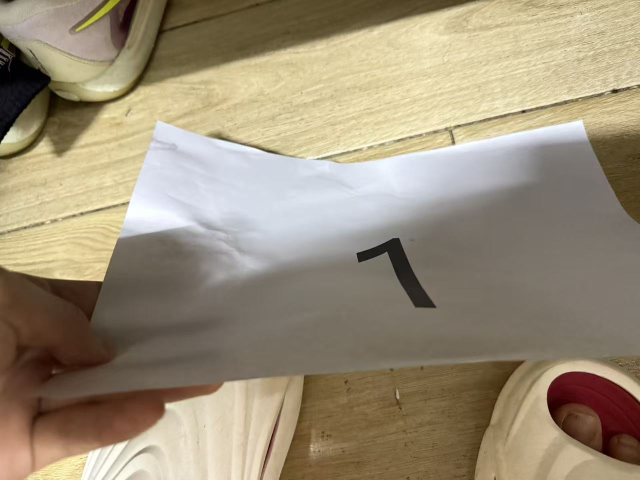
#> input picture 数字识别/原始标注样本/images/train/d1_203.jpg, 1280 x 960 px (shown at 1/2 size); its folder holds only this picture in this run
$ python -i label_digits.py   (imports and definitions only)
#> lines starting #> are read from the running program, lines starting #| are printed output that depends on the picture; after the words box and inside, x2 and y2 are one past the last pixel; in counts of white or black regions, pixels touching at a corner belong together
#> further down, picture is the input picture: shape (960, 1280, 3); mean B, G, R 120.1, 143, 155.7
# Auto-label digit cards: threshold dark digit on white paper, pick centered dark blob.
# Classes reviewed by eye; heavily rotated (>45 deg) shots are excluded from training.
import cv2
import numpy as np
import os
import math

SRC = os.path.dirname(os.path.dirname(os.path.abspath(__file__)))
VERIFY = os.path.join(SRC, "_verify")
# [1 line not run here, left out]

# filename number -> class id; None = exclude (digit lying on its side, no valid shape)
LABELS = {
    150: None, 151: None, 176: None, 177: 6, 178: 6, 179: 6,
    180: None, 181: None, 182: None, 183: 5, 184: 5, 185: 5, 186: 5,
    187: 4, 188: 4, 189: 4, 190: 4, 191: 4, 192: 4,
    193: 3, 194: 3, 195: None, 196: 3, 197: None,
    198: 2, 199: 2, 200: 2, 201: 2, 202: 2,
    203: 1, 204: 1, 205: None, 206: 1, 207: 1,
}


def imread_cn(path):
    return cv2.imdecode(np.fromfile(path, dtype=np.uint8), cv2.IMREAD_COLOR)


def imwrite_cn(path, img):
    cv2.imencode(".jpg", img)[1].tofile(path)


def find_digit_box(img):
    h, w = img.shape[:2]
#> h = 960; w = 1280
    gray = cv2.cvtColor(img, cv2.COLOR_BGR2GRAY)
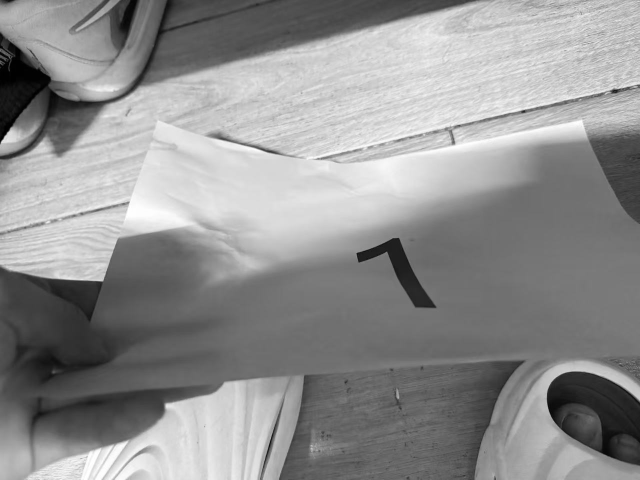
#> gray: shape (960, 1280) (shown at 1/2 size); min 0, max 255, mean 144.2
    kernel = cv2.getStructuringElement(cv2.MORPH_RECT, (9, 9))
    # lower thresholds handle dark paper shadows merging everything into one blob
    for threshold in (110, 90, 70):
        mask = (gray < threshold).astype(np.uint8) * 255
        mask = cv2.morphologyEx(mask, cv2.MORPH_CLOSE, kernel)
        contours, _ = cv2.findContours(mask, cv2.RETR_EXTERNAL, cv2.CHAIN_APPROX_SIMPLE)
        best, best_score = None, 0.0
        for c in contours:
            x, y, bw, bh = cv2.boundingRect(c)
            area = bw * bh / (w * h)
            if area < 0.003 or area > 0.20:
                continue
            dc = math.hypot((x + bw / 2 - w / 2) / w, (y + bh / 2 - h / 2) / h)
            score = math.sqrt(area) * math.exp(-(dc ** 2) / 0.08)
            if score > best_score:
                best_score, best = score, (x, y, bw, bh)
        if best is not None:
            break
#> this loop made 1 pass
#> pass 1, in find_digit_box, `mask = (gray < threshold).astype(np.uint8) * 255`:
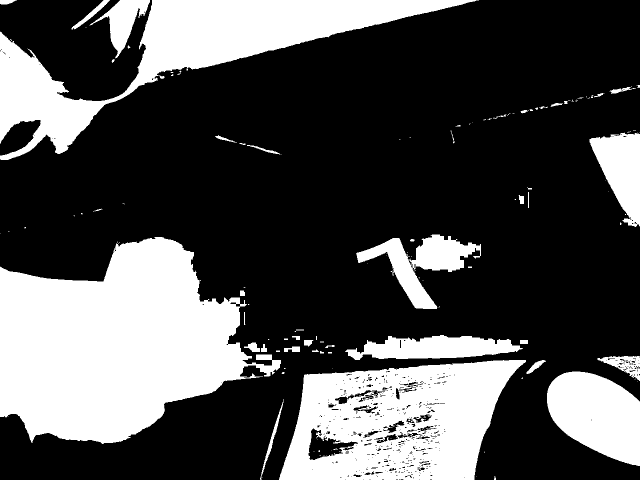
#> mask: shape (960, 1280) (shown at 1/2 size); 31% white; 153 white regions (102 under 20 px), largest, box (x1, y1, x2, y2) and area: (0, 474, 562, 888) 146603, (558, 720, 1052, 960) 80485, (0, 0, 958, 320) 80148
#> pass 1, in find_digit_box, `mask = cv2.morphologyEx(mask, cv2.MORPH_CLOSE, kernel)`:
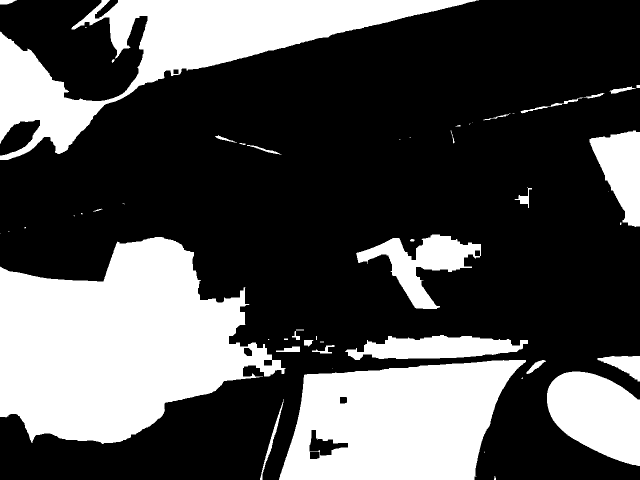
#> mask: shape (960, 1280) (shown at 1/2 size); 31.9% white; 52 white regions (20 under 20 px), largest, box (x1, y1, x2, y2) and area: (0, 474, 572, 888) 148897, (0, 0, 958, 320) 87428, (558, 720, 1052, 960) 86493
    if best is None:
        return None
    x, y, bw, bh = best
#> x = 712; y = 469; bw = 250; bh = 149
    pad = int(0.10 * max(bw, bh))
#> pad = 25
    x0 = max(0, x - pad); y0 = max(0, y - pad)
#> after `x0 = max(0, x - pad)`: x0 = 687
#> after `y0 = max(0, y - pad)`: y0 = 444
    x1 = min(w, x + bw + pad); y1 = min(h, y + bh + pad)
#> after `x1 = min(w, x + bw + pad)`: x1 = 987
#> after `y1 = min(h, y + bh + pad)`: y1 = 643
    return x0, y0, x1 - x0, y1 - y0


kept, skipped, failed = [], [], []
tiles = []
# [40 lines not run here, left out]

>>> import cv2
>>> picture = cv2.imread('../原始标注样本/images/train/d1_203.jpg')
>>> result = find_digit_box(picture)
#> result = (687, 444, 300, 199)

$ run again, on 数字识别/原始标注样本/images/train/d1_204.jpg
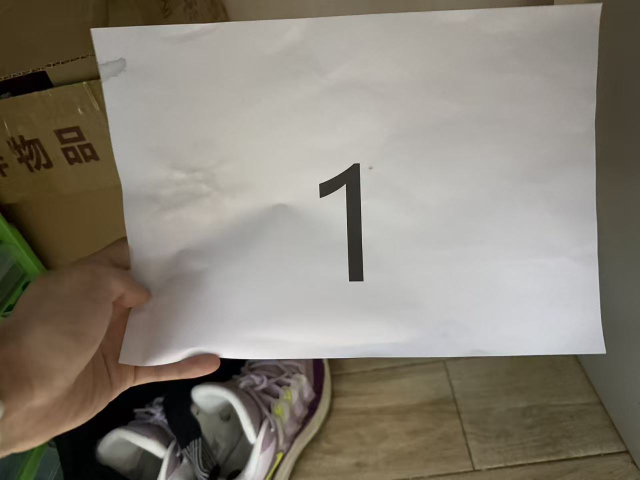
#> input picture 数字识别/原始标注样本/images/train/d1_204.jpg, 1280 x 960 px (shown at 1/2 size)
#> picture is the input picture: shape (960, 1280, 3); mean B, G, R 117.6, 129.1, 135.5
#> the loop in find_digit_box, `for threshold in (110, 90, 70):` made 2 passes
#> pass 1, in find_digit_box, `mask = cv2.morphologyEx(mask, cv2.MORPH_CLOSE, kernel)`:
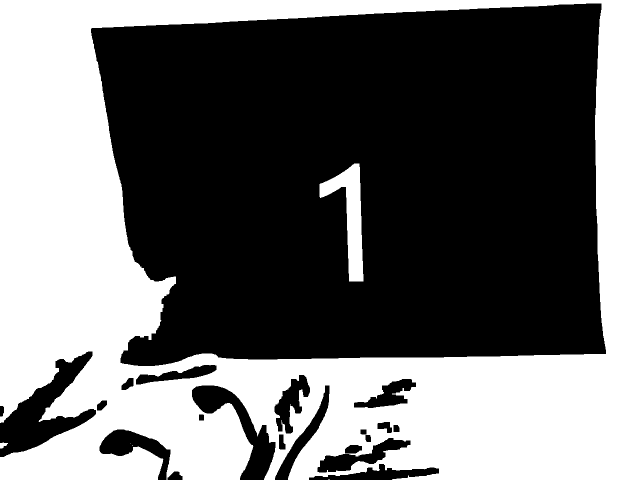
#> mask: shape (960, 1280) (shown at 1/2 size); 43.2% white; 6 white regions (3 under 20 px), largest, box (x1, y1, x2, y2) and area: (0, 0, 1280, 960) 522984, (639, 327, 727, 563) 8190, (0, 885, 16, 897) 123
#> pass 2, in find_digit_box, `mask = cv2.morphologyEx(mask, cv2.MORPH_CLOSE, kernel)`:
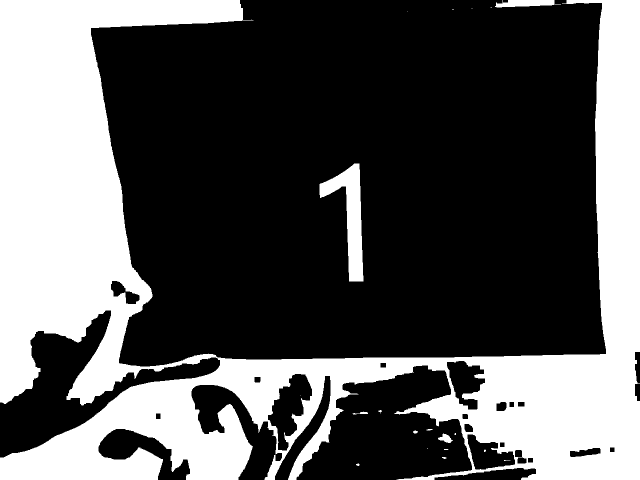
#> mask: shape (960, 1280) (shown at 1/2 size); 34.9% white; 20 white regions (10 under 20 px), largest, box (x1, y1, x2, y2) and area: (0, 0, 1280, 960) 418549, (639, 327, 727, 563) 8107, (990, 0, 1122, 15) 1365
#> x = 639; y = 327; bw = 88; bh = 236
#> pad = 23
#> x0 = 616
#> y0 = 304
#> x1 = 750
#> y1 = 586
#> result = (616, 304, 134, 282)

$ run again, on 数字识别/原始标注样本/images/train/d1_207.jpg
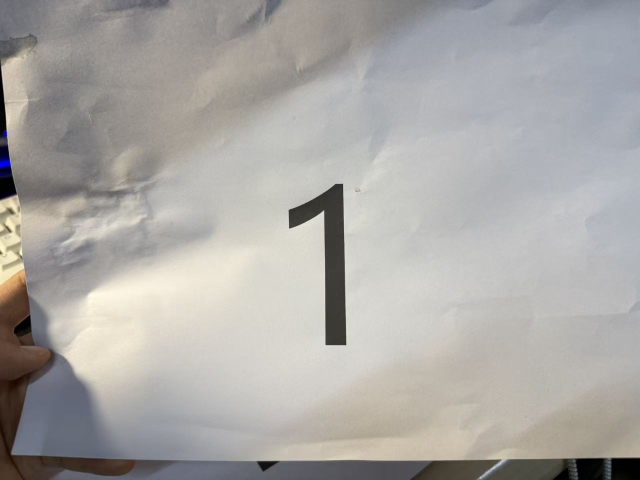
#> input picture 数字识别/原始标注样本/images/train/d1_207.jpg, 1280 x 960 px (shown at 1/2 size)
#> picture is the input picture: shape (960, 1280, 3); mean B, G, R 165.4, 168.4, 170.8
#> the loop in find_digit_box, `for threshold in (110, 90, 70):` made 1 pass
#> pass 1, in find_digit_box, `mask = (gray < threshold).astype(np.uint8) * 255`:
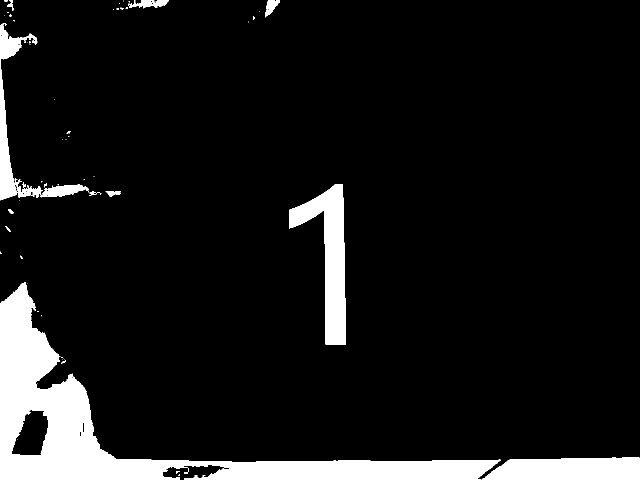
#> mask: shape (960, 1280) (shown at 1/2 size); 9.2% white; 66 white regions (48 under 20 px), largest, box (x1, y1, x2, y2) and area: (0, 564, 1001, 960) 75226, (578, 368, 692, 690) 15053, (963, 915, 1280, 960) 12389
#> pass 1, in find_digit_box, `mask = cv2.morphologyEx(mask, cv2.MORPH_CLOSE, kernel)`:
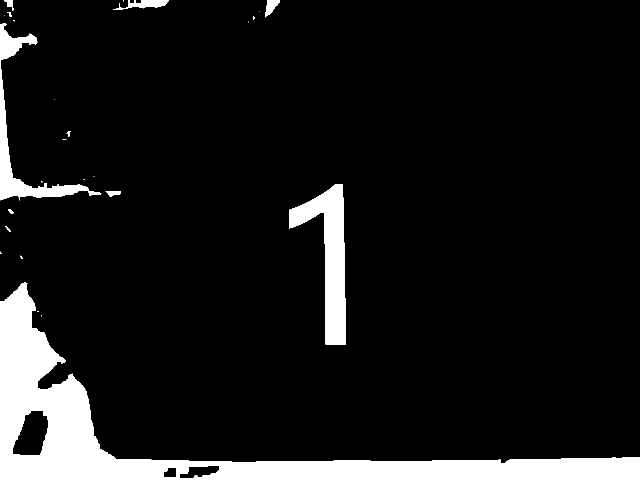
#> mask: shape (960, 1280) (shown at 1/2 size); 9.4% white; 26 white regions (15 under 20 px), largest, box (x1, y1, x2, y2) and area: (0, 564, 1280, 960) 89217, (578, 368, 692, 690) 15079, (0, 46, 203, 401) 9534
#> x = 578; y = 368; bw = 114; bh = 322
#> pad = 32
#> x0 = 546
#> y0 = 336
#> x1 = 724
#> y1 = 722
#> result = (546, 336, 178, 386)

$ run again, on 数字识别/原始标注样本/images/train/d2_198.jpg
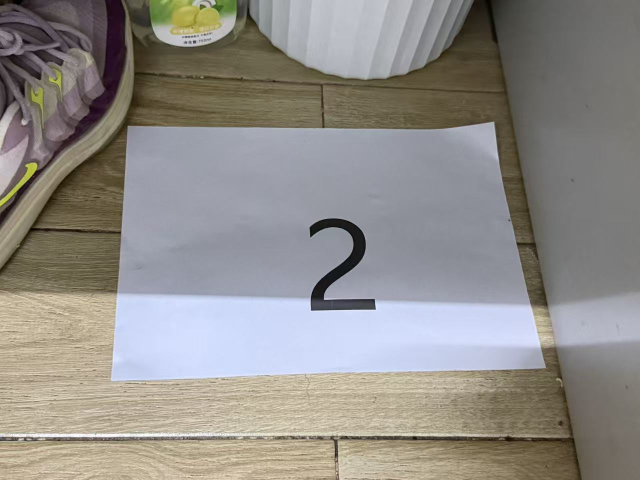
#> input picture 数字识别/原始标注样本/images/train/d2_198.jpg, 1280 x 960 px (shown at 1/2 size)
#> picture is the input picture: shape (960, 1280, 3); mean B, G, R 136.6, 141, 144.3
#> in find_digit_box, `gray = cv2.cvtColor(img, cv2.COLOR_BGR2GRAY)`:
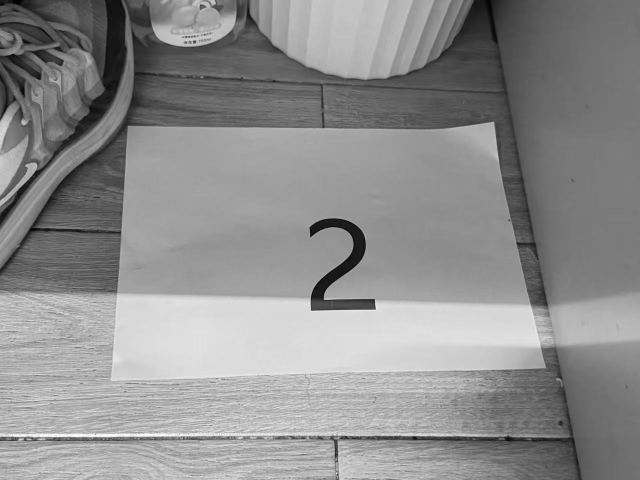
#> gray: shape (960, 1280) (shown at 1/2 size); min 0, max 255, mean 141.5
#> the loop in find_digit_box, `for threshold in (110, 90, 70):` made 1 pass
#> pass 1, in find_digit_box, `mask = cv2.morphologyEx(mask, cv2.MORPH_CLOSE, kernel)`:
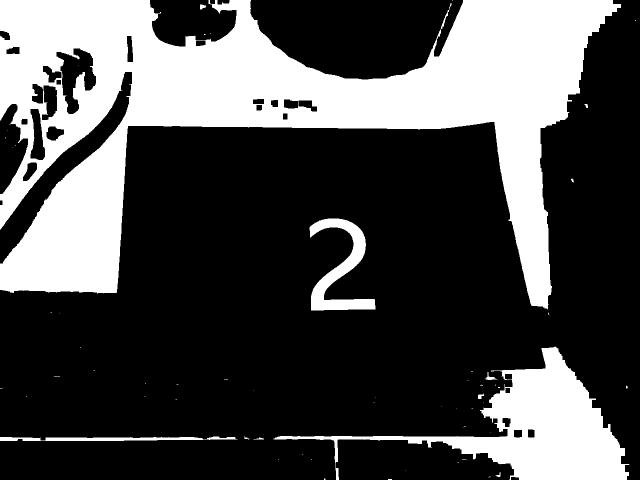
#> mask: shape (960, 1280) (shown at 1/2 size); 30.1% white; 59 white regions (46 under 20 px), largest, box (x1, y1, x2, y2) and area: (0, 0, 1242, 619) 303704, (547, 693, 1259, 960) 53877, (619, 437, 751, 621) 8614
#> x = 619; y = 437; bw = 132; bh = 184
#> pad = 18
#> x0 = 601
#> y0 = 419
#> x1 = 769
#> y1 = 639
#> result = (601, 419, 168, 220)
